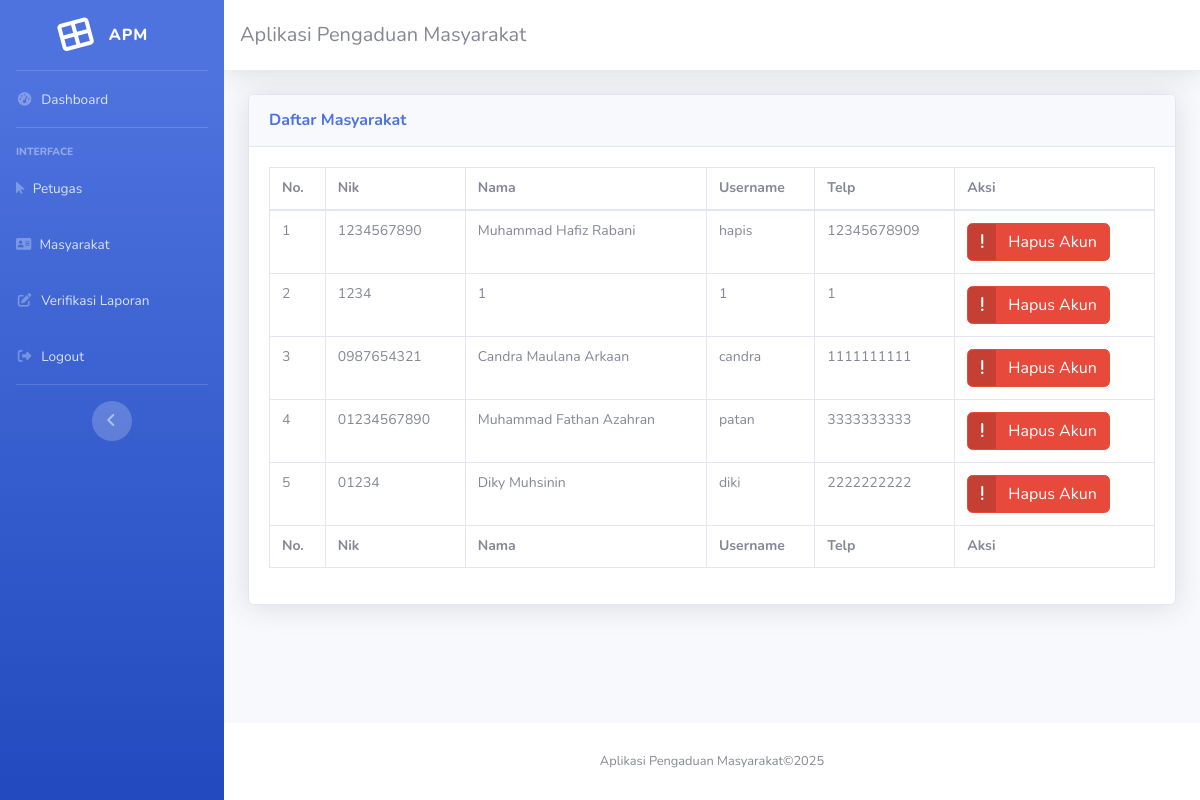
The app's page /admin/admin.php?url=masyarakat (signed in) with its own data.
### tables this page shows
CREATE TABLE `masyarakat` (
  `nik` char(16) NOT NULL,
  `nama` varchar(50) NOT NULL,
  `username` varchar(25) NOT NULL,
  `password` varchar(255) NOT NULL,
  `telp` varchar(13) NOT NULL
);

### admin/masyarakat.php (the view)
<div class="card shadow mb-4">
    <div class="card-header py-3">
        <h6 class="m-0 font-weight-bold text-primary">Daftar Masyarakat</h6>
    </div>
    <div class="card-body" style="font-size: 14px;">
        <div class="table-responsive">
            <table class="table table-bordered" id="dataTable" width="100%" cellspacing="0">
                <thead>
                    <tr>
                        <th>No.</th>
                        <th>Nik</th>
                        <th>Nama</th>
                        <th>Username</th>
                        <th>Telp</th>
                        <th>Aksi</th>
                    </tr>
                </thead>
                <tfoot>
                    <tr>
                        <th>No.</th>
                        <th>Nik</th>
                        <th>Nama</th>
                        <th>Username</th>
                        <th>Telp</th>
                        <th>Aksi</th>
                    </tr>
                </tfoot>
                <tbody>
                    <?php
                    include '../koneksi.php';
                    $sql = "SELECT*FROM masyarakat WHERE nik ORDER BY nik DESC";
                    $query = mysqli_query($koneksi, $sql);
                    $no = 1;
                    while ($data = mysqli_fetch_array($query))   {
                    ?>
                            <tr>
                                <td><?= $no++; ?></td>
                                <td><?= $data['nik']; ?></td>
                                <td><?= $data['nama']; ?></td>
                                <td><?= $data['username']; ?></td>
                                <td><?= $data['telp']; ?></td>
                                <td>
                                    <a href="?url=hapus-akun-masyarakat&nik=<?= $data['nik']; ?>" class="btn btn-danger btn-icon-split" onclick="return confirm('Yakin ingin menghapus akun ini?')">
                                        <span class="icon text-white-5">
                                            <i class="fa fa-exclamation"></i>
                                        </span>
                                        <span class="text"> Hapus Akun </span>
                                    </a>
                                </td>
                            </tr>
                        <?php
                                    }
                        ?>
                </tbody>
            </table>
        </div>
    </div>
</div>

### records on screen
masyarakat: nik "1234567890", nama "Muhammad Hafiz Rabani", username "hapis", telp "12345678909"
masyarakat: nik "1234", nama "1", username "1", telp "1"
masyarakat: nik "0987654321", nama "Candra Maulana Arkaan", username "candra", telp "1111111111"
masyarakat: nik "01234567890", nama "Muhammad Fathan Azahran", username "patan", telp "3333333333"
masyarakat: nik "01234", nama "Diky Muhsinin", username "diki", telp "2222222222"
